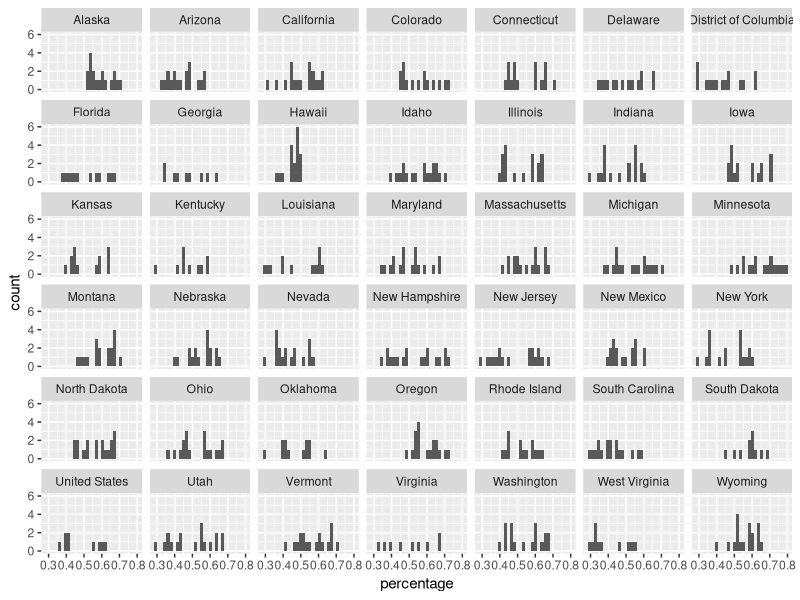

Here is the R script that generated this plot: (Note: this script raises an error after producing the figure.)
setwd("~/GitHub/R4DS/TidyTuesdays/Week28")

library(tidyverse)

vote <- read.csv("voter_turnout.csv")
vote <- tbl_df(vote)

vote <- vote %>% 
     mutate(percentage = votes/eligible_voters) %>% 
     mutate(percentage = round(percentage, 2))

table(vote$state)

vote2 <- na.omit(vote)

vote2 <- vote2 %>% 
          group_by(state) %>% 
          filter(n() > 8) 

table(vote2$state)


ggplot(vote2, aes(percentage, fill= year)) +
          geom_histogram() +
          facet_wrap(~ state)
vote3 <- reshape2::melt(vote2)

vote2 <- vote2 %>% filter(year== 2014)

ggplot(vote2, aes(x = percentage, y = year)) +
     geom_density_ridges() +
     scale_fill_viridis_c(option = "D") +
     theme_ridges() +
     theme(plot.caption = element_text(colour = "grey50")) +
     labs(x = "Births per day",
          y = "",
          title = "Births per Weekday",
          subtitle = "Measured in the US | 2000-2014",
          fill = "Births \n per day",
          caption = "Data: ssa.gov | Source: Fivethirtyeight | Plot by @othomn")